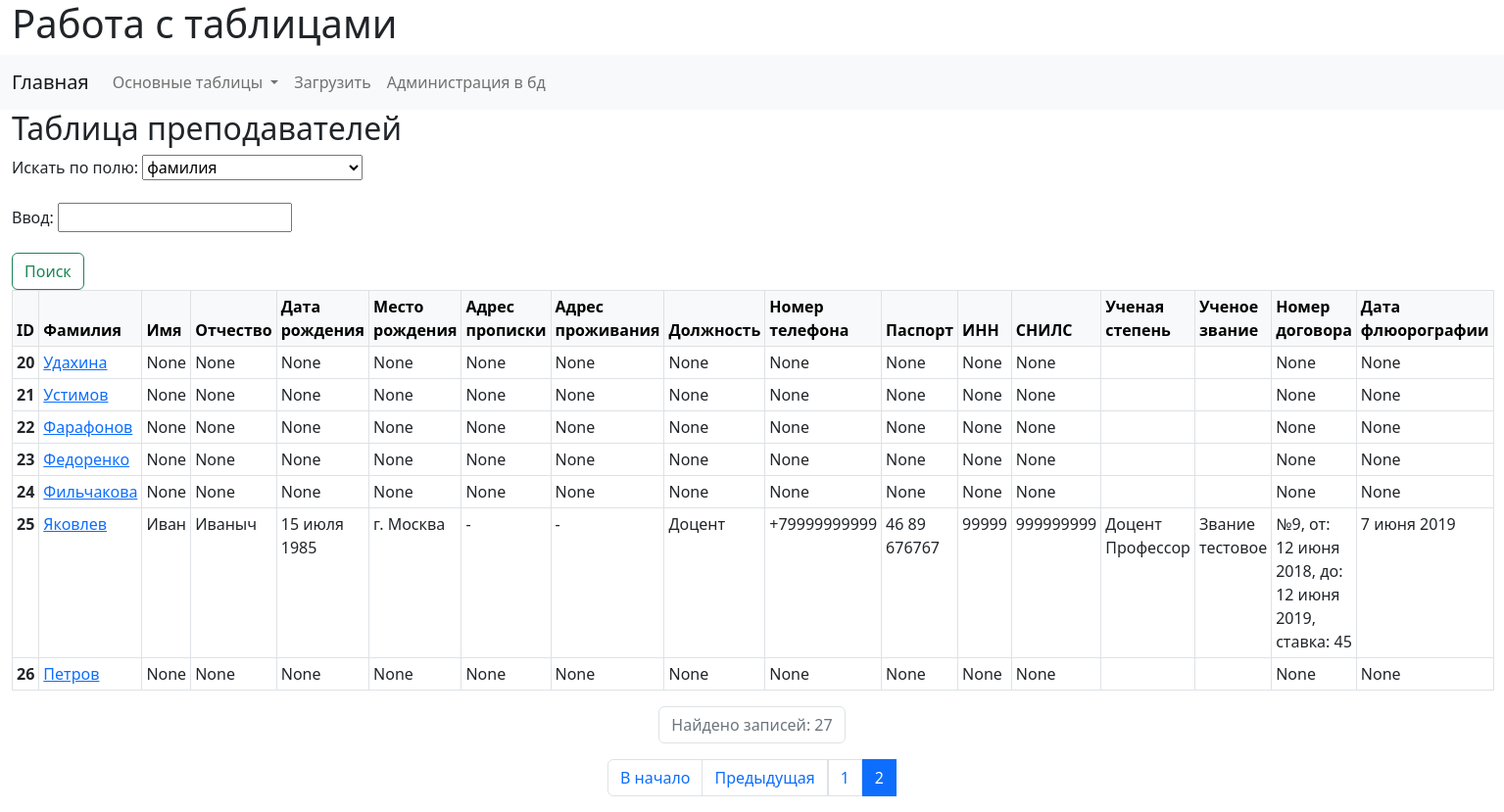
Page /tables/2/?page=2 (signed in) on the committed database.
### workWithTables/models.py (models this page shows, shortened)
class Teacher(models.Model):
    surname = models.CharField(verbose_name="Фамилия", max_length=50)
    name = models.CharField(verbose_name="Имя", max_length=50, null=True)
    second_name = models.CharField(verbose_name="Отчество", max_length=50, null=True)
    birthday_date = models.CharField(verbose_name="Дата рождения", max_length=15, null=True)
    birthday_place = models.CharField(verbose_name="Место рождения", max_length=255, null=True)
    registration_place = models.CharField(verbose_name="Адрес прописки", max_length=255, null=True)
    cur_place = models.CharField(verbose_name="Адрес проживания", max_length=255, null=True)
    phone_number = models.CharField(verbose_name="Номер телефона", max_length=14, null=True)
    passport = models.CharField(verbose_name="Паспорт", max_length=20, null=True)
    TIN = models.CharField(verbose_name="ИНН", max_length=20, null=True)
    INIPA = models.CharField(verbose_name="СНИЛС", max_length=20, null=True)
    job = models.CharField(verbose_name="Должность", max_length=20, null=True)
    academic_degree = models.ManyToManyField(verbose_name="Ученая степень", to=AcademicDegree, related_name='get_teacher')
    academic_rank = models.ManyToManyField(verbose_name="Ученое звание", to=AcademicRank, related_name='get_teacher')
    contract = models.OneToOneField(verbose_name="Номер договора", to=Contract, on_delete=models.SET_NULL, max_length=50, null=True, unique=True, related_name='get_teacher')
    fluor_date = models.CharField(verbose_name="Дата флюорографии", max_length=150, null=True)
    class Meta:
        verbose_name = 'Преподаватель'
        verbose_name_plural = 'Таблица преподавателей'
    def get_academic_degree(self):
        return "\n".join([str(p) for p in self.academic_degree.all()])
    def get_academic_rank(self):
        return "\n".join([str(p) for p in self.academic_rank.all()])

class AcademicDegree(models.Model):
    name = models.CharField(
        verbose_name="Ученая степень",
        max_length=100,
        unique=True)
    class Meta:
        verbose_name = 'Ученая степень'
        verbose_name_plural = 'Таблица ученых степеней'
    def __str__(self):
        return str(self.name)

class AcademicRank(models.Model):
    name = models.CharField(
        verbose_name="Ученое звание",
        max_length=100,
        unique=True)
    class Meta:
        verbose_name = 'Ученое звание'
        verbose_name_plural = 'Таблица ученых званий'
    def __str__(self):
        return str(self.name)

class Contract(models.Model):
    number = models.IntegerField(primary_key=True, unique=True)
    date = models.CharField(verbose_name="Дата договора", max_length=15, null=True)
    end_date = models.CharField(verbose_name="Дата расторжения", max_length=15, null=True)
    wage_rate = models.CharField(verbose_name="Ставка", max_length=50, null=True)
    notes = models.TextField(verbose_name="Примечания", max_length=60, null=True)
    class Meta:
        verbose_name = 'Договор'
        verbose_name_plural = 'Таблица договоров'
    def __str__(self):
        return '№' + str(self.number) + ', от: ' + str(self.date) + ', до: ' + str(self.end_date) + ', ставка: ' + str(self.wage_rate)

### workWithTables/views.py (the view, shortened to what this page needs)
# urls.py: path('tables/2/', TeachersView.as_view(), name="teachers_table"),
class TeachersView(View):
    form = TeacherSearchForm
    teacher = Teacher
    template_name = 'workWithTables/tableT.html'
    def get(self, request, *args, **kwargs):
        teacher = self.teacher.objects.all()
        paginator = Paginator(teacher, 20)
        page_number = request.GET.get('page')
        page_obj = paginator.get_page(page_number)
        return render(
            request=request,
            template_name=self.template_name,
            context= {'form': self.form(),
            'title': 'Таблица преподавателей',
            'page_obj': page_obj })

### workWithTables/forms.py
class TeacherSearchForm(forms.Form):
    search_choice = forms.ChoiceField(choices=T_CHOICE_FIELD, label="Искать по ")
    search_input = forms.CharField(max_length=150, label="Ввод ")

### workWithTables/templates/workWithTables/tableT.html (shortened to what this page needs)
{% extends 'base.html' %}
{% block content_control %}
<h2>{{ title }}</h2>
<form class="gt-flex" role="search" method="post">
  <div class="mb-3">
    <label for="{{ form.search_choice.id_for_label }}" class="form-label">Искать по полю: </label>
    {{ form.search_choice }}
  </div>
  <div class="mb-3">
    <label for="{{ form.search_input.id_for_label }}" class="form-label">Ввод: </label>
    {{ form.search_input }}
  </div>
  <button class="btn btn-outline-success" type="submit">Поиск</button>
</form>
{% endblock %}
{% block content %}
<table class="table table-bordered table-response table-sm">
  <thead class="table-light">
      <tr>
          <th scope="col">ID</th>
          <th scope="col">Фамилия</th>
          <th scope="col">Имя</th>
          <th scope="col">Отчество</th>
          <th scope="col">Дата рождения</th>
          {% if request.user.is_authenticated %}
          <th scope="col">Место рождения</th>
          <th scope="col">Адрес прописки</th>
          <th scope="col">Адрес проживания</th>
          {% endif %}
          <th scope="col">Должность</th>
          <th scope="col">Номер телефона</th>
          {% if request.user.is_authenticated %}
          <th scope="col">Паспорт</th>
          <th scope="col">ИНН</th>
          <th scope="col">СНИЛС</th>
          <th scope="col">Ученая степень</th>
          <th scope="col">Ученое звание</th>
          <th scope="col">Номер договора</th>
          <th scope="col">Дата флюорографии</th>
          {% endif %}
      </tr>
  </thead>
  {% for item in page_obj.object_list %}
  <tbody>
      <tr>
          <th scope="row">{{ item.id }}</th>
          <td><a href="{% url 'teacher_card' item.pk %}">{{item.surname}}</a></td>
          <td>{{item.name}}</td>
          <td>{{item.second_name}}</td>
          <td>{{item.birthday_date}}</td>
          {% if request.user.is_authenticated %}
          <td>{{item.birthday_place}}</td>
          <td>{{item.registration_place}}</td>
          <td>{{item.cur_place}}</td>
          {% endif %}
          <td>{{item.job}}</td>
          <td>{{item.phone_number}}</td>
          {% if request.user.is_authenticated %}
          <td>{{item.passport}}</td>
          <td>{{item.TIN}}</td>
          <td>{{item.INIPA}}</td>
          <td>{{item.get_academic_degree}}</td>
          <td>{{item.get_academic_rank}}</td>
          <td>{{item.contract}}</td>
          <td>{{item.fluor_date}}</td>
          {% endif %}
        </tr>
  </tbody>
  {% endfor %}
</table>
<nav aria-label="Page navigation example">
  <ul class="pagination justify-content-center">
      <li class="page-item">
          <a class="page-link disabled">Найдено записей: {{ page_obj.paginator.count }}</a>
      </li>
  </ul>
</nav>
{% endblock %}

### rows in the picture
Teacher: id "20", surname "Удахина", name "None", second_name "None", birthday_date "None", birthday_place "None", registration_place "None", cur_place "None", job "None", phone_number "None", passport "None", TIN "None", INIPA "None", contract "None", fluor_date "None"
Teacher: id "21", surname "Устимов", name "None", second_name "None", birthday_date "None", birthday_place "None", registration_place "None", cur_place "None", job "None", phone_number "None", passport "None", TIN "None", INIPA "None", contract "None", fluor_date "None"
Teacher: id "22", surname "Фарафонов", name "None", second_name "None", birthday_date "None", birthday_place "None", registration_place "None", cur_place "None", job "None", phone_number "None", passport "None", TIN "None", INIPA "None", contract "None", fluor_date "None"
Teacher: id "23", surname "Федоренко", name "None", second_name "None", birthday_date "None", birthday_place "None", registration_place "None", cur_place "None", job "None", phone_number "None", passport "None", TIN "None", INIPA "None", contract "None", fluor_date "None"
Teacher: id "24", surname "Фильчакова", name "None", second_name "None", birthday_date "None", birthday_place "None", registration_place "None", cur_place "None", job "None", phone_number "None", passport "None", TIN "None", INIPA "None", contract "None", fluor_date "None"
Teacher: id "25", surname "Яковлев", name "Иван", second_name "Иваныч", birthday_date "15 июля 1985", birthday_place "г. Москва", registration_place "-", cur_place "-", job "Доцент", phone_number "+79999999999", passport "46 89 676767", TIN "99999", INIPA "999999999", get_academic_degree "Доцент Профессор", get_academic_rank "Звание тестовое", contract "№9, от: 12 июня 2018, до: 12 июня 2019, ставка: 45", fluor_date "7 июня 2019"
Teacher: id "26", surname "Петров", name "None", second_name "None", birthday_date "None", birthday_place "None", registration_place "None", cur_place "None", job "None", phone_number "None", passport "None", TIN "None", INIPA "None", contract "None", fluor_date "None"

### other values in the picture
{{ title }} "Таблица преподавателей"
{{ page_obj.paginator.count }} "27"
{{ p }} "1"
{{ page_obj.number }} "2"
